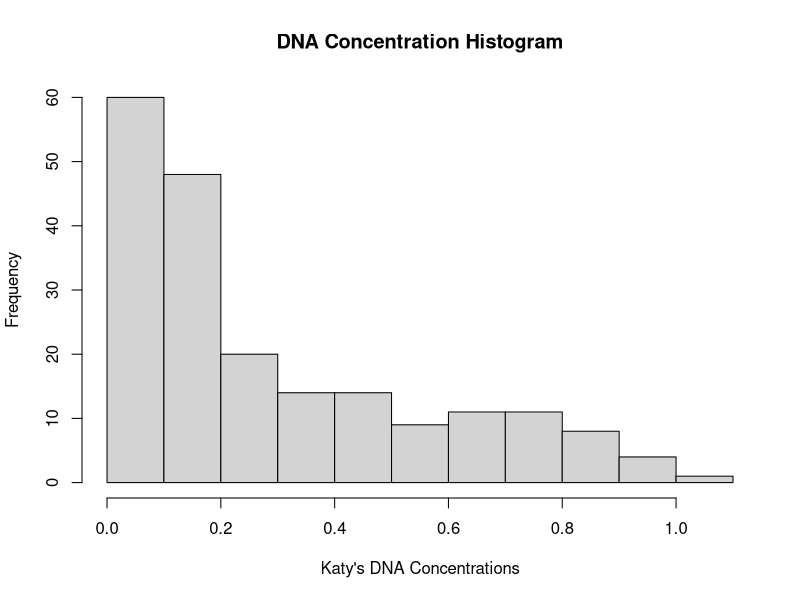
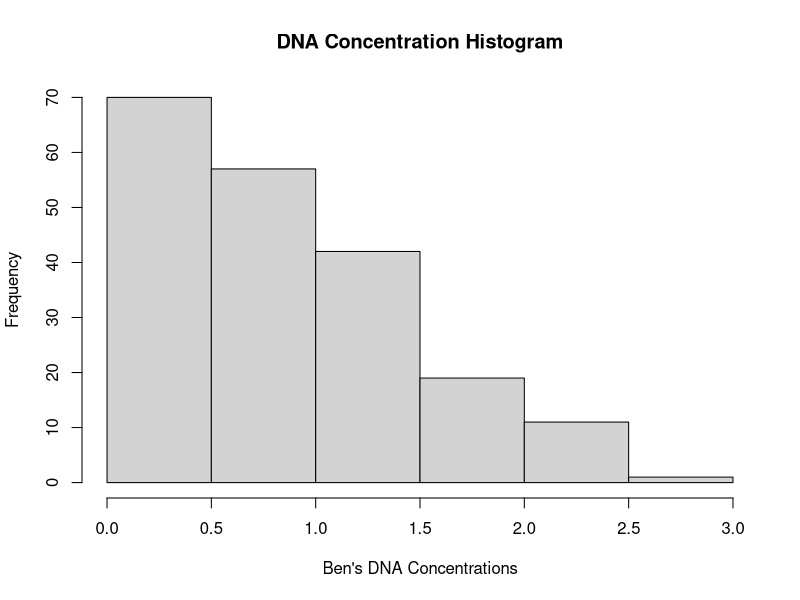
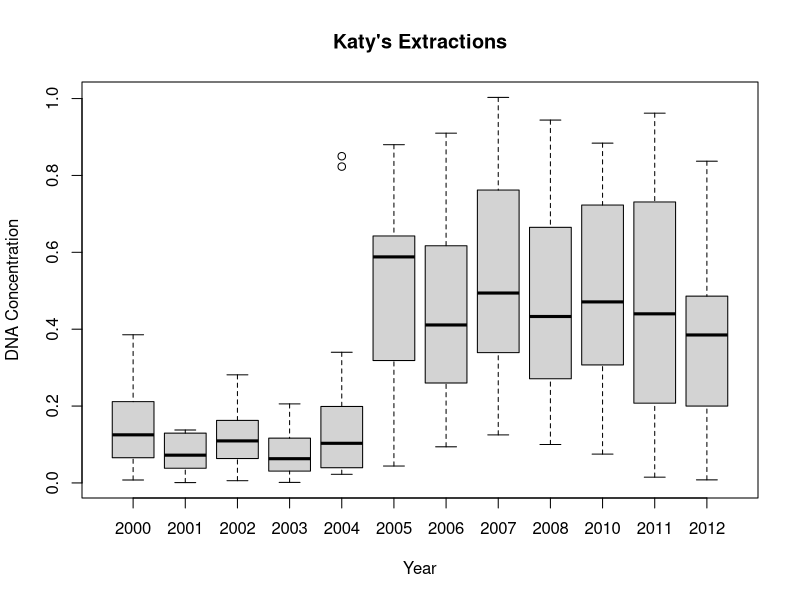
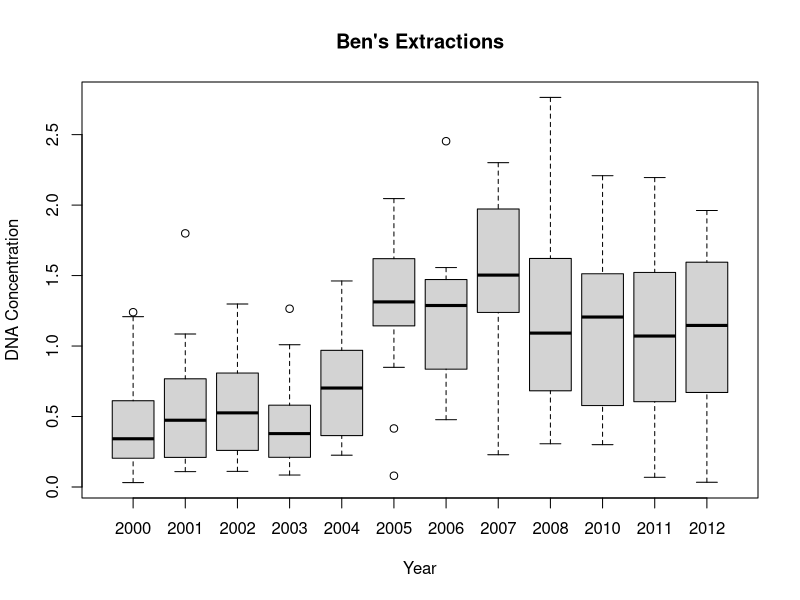
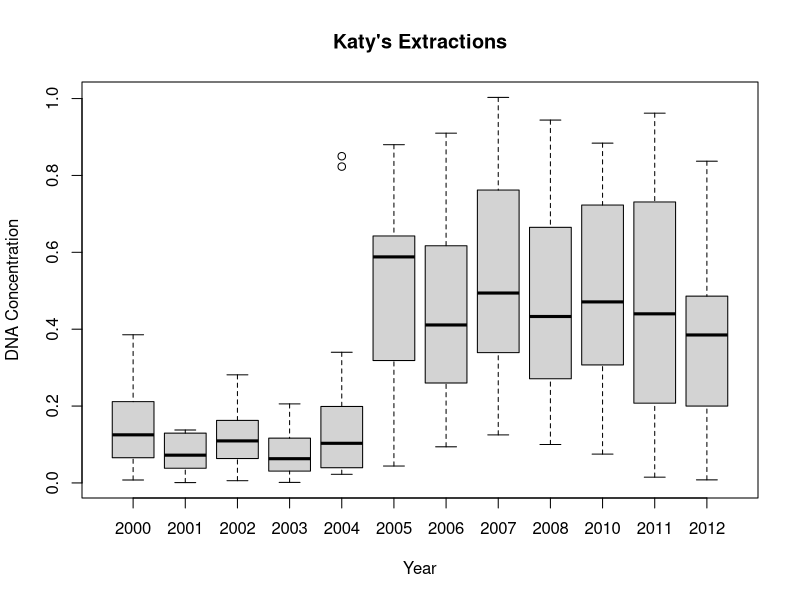
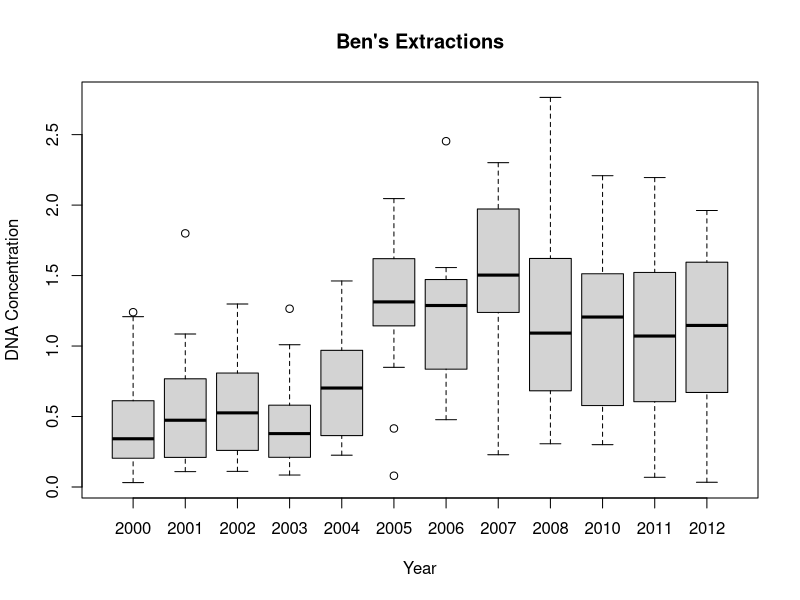
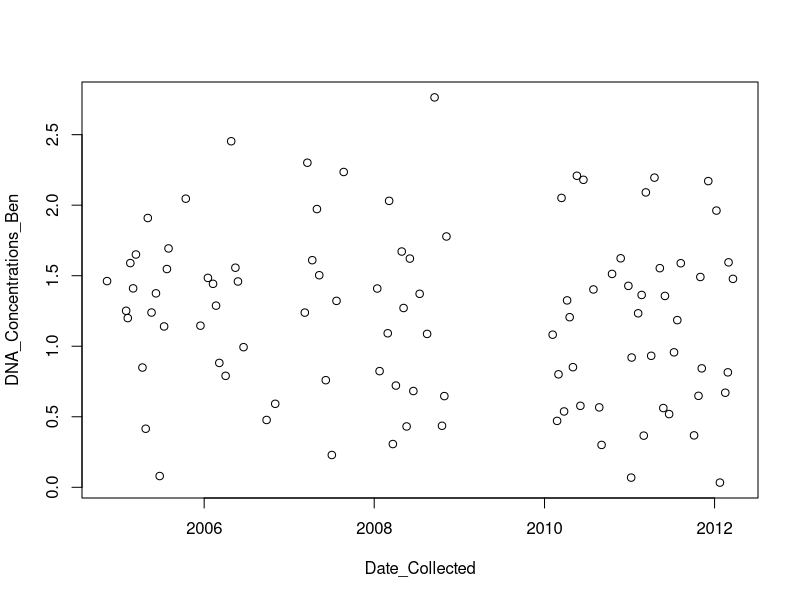

Here is the R script that generated these plots, in order:
#Load Libraries
library(tidyverse)
library(ggplot2)
library(dplyr)
#Read in the data we will be using and assign it as a data frame.
df<- read_csv("DNA_Conc_by_Extraction_Date.csv")

#Recreate Ben and Katy's histograms with labels.

hist(df$DNA_Concentration_Katy,main="DNA Concentration Histogram",xlab = "Katy's DNA Concentrations")

hist(df$DNA_Concentration_Ben,main="DNA Concentration Histogram",xlab = "Ben's DNA Concentrations")

#II Recreate provided images

plot(x=as.factor(df$Year_Collected),y=df$DNA_Concentration_Katy,main="Katy's Extractions",ylab="DNA Concentration",xlab="Year")

plot(x=as.factor(df$Year_Collected),y=df$DNA_Concentration_Ben,main="Ben's Extractions",ylab="DNA Concentration",xlab="Year")

#Saving the plots as jpegs

jpeg("./HALL_Plot1.jpeg")
plot(x=as.factor(df$Year_Collected),y=df$DNA_Concentration_Katy,main="Katy's Extractions",ylab="DNA Concentration",xlab="Year")
dev.off()

jpeg("./HALL_Plot2.jpeg")
plot(x=as.factor(df$Year_Collected),y=df$DNA_Concentration_Ben,main="Ben's Extractions",ylab="DNA Concentration",xlab="Year")
dev.off()

#IV Compare Ben vs Katy lowest performance

min.ben <-min(df$DNA_Concentration_Ben - df$DNA_Concentration_Katy)

min.row <-which(df$DNA_Concentration_Ben - df$DNA_Concentration_Katy==min.ben)

df[min.row,]$Year_Collected

#V Subset data to just downstairs and make scatterplot as directed

df_down <- df[df$Lab == "Downstairs",]

as.Date(df_down$Date_Collected)

jpeg("./Ben_DNA_over_time.jpg")
plot(x=as.Date(df_down$Date_Collected), y=df_down$DNA_Concentration_Ben, xlab="Date_Collected", ylab="DNA_Concentrations_Ben")
dev.off()

#VI (Bonus) Making a data frame using Ben's data with an extra column that contains average values for related year.

Ben_avg<-aggregate(DNA_Concentration_Ben ~ Year_Collected, df, mean)

print(Ben_avg)

#Max for avg and year associated
Ben_avg[which(Ben_avg$DNA_Concentration_Ben == max(Ben_avg$DNA_Concentration_Ben)),]

write.csv(Ben_avg, "./Ben_Average_Conc.csv")

